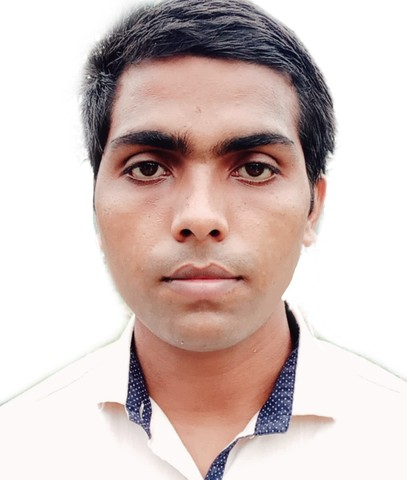
#> input picture myImage.jpg, 407 x 480 px
$ python face_det_code.py
#> lines starting #> are read from the running program, lines starting #| are printed output that depends on the picture; after the words box and inside, x2 and y2 are one past the last pixel; in counts of white or black regions, pixels touching at a corner belong together
# -*- coding: utf-8 -*-
"""
Created on Fri Aug 13 15:31:31 2021

@author: Debian_Boy
"""

import cv2
face_coll = cv2.CascadeClassifier('face_detection.xml')
img1 = cv2.imread('myImage.jpg')
#> img1 is the input picture: shape (480, 407, 3); mean B, G, R 191.6, 195.4, 211.8
faces = face_coll.detectMultiScale(img1, 1.1, 4)
#> faces = [[51, 47, 297, 297]]
for (x, y, w, h) in faces:
    cv2.rectangle(img1, (x,y),(x+w, y+h), (255, 0, 0), 2)
#> this loop made 1 pass
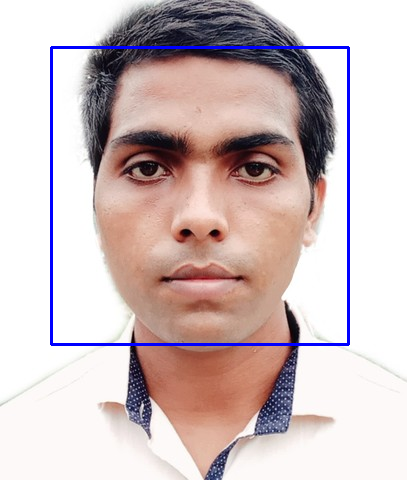
#> img1: shape (480, 407, 3); 1.82% of pixels changed, all inside (x1, y1, x2, y2) = (50, 46, 350, 346)
cv2.imwrite("face_detected.png", img1)
print('Successfully saved')
